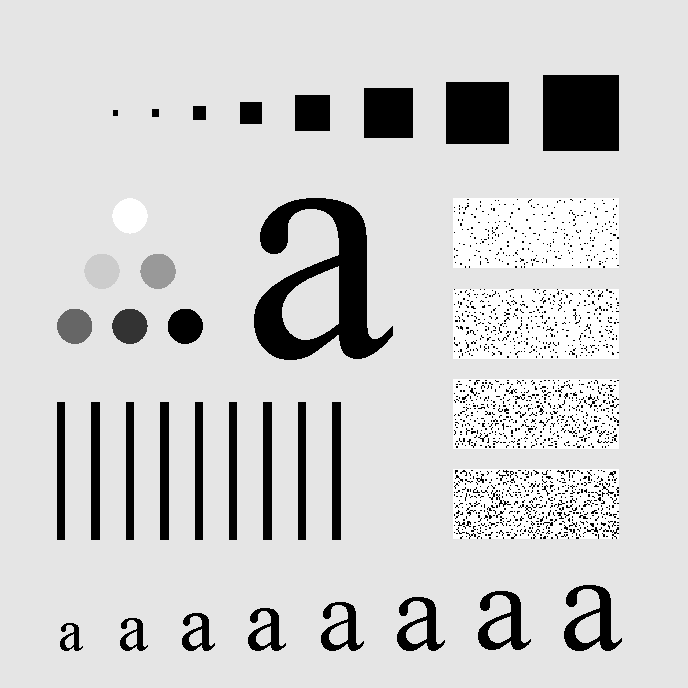
#> input picture Question_4/Characters Test Pattern 688x688.tif, 688 x 688 px
$ python 4_a.py
#> lines starting #> are read from the running program, lines starting #| are printed output that depends on the picture
import cv2
import numpy as np
import matplotlib.pyplot as plt


def butterworth_filter(image, cutoff_freq , order=2):
    hight = image.shape[0]
    width = image.shape[1]
    filter = np.zeros((hight, width), dtype= np.float32)
    for i in range(hight):
        for j in range(width):
            D = np.sqrt((i - hight / 2) ** 2 + (j - width / 2) ** 2)
            filter[i, j] = 1 / (1 + (D/ cutoff_freq)**(2*order))
    filter_image = image * filter
    filter_image = np.fft.ifft2(np.fft.ifftshift(filter_image))
    filter_image = np.abs(filter_image)
    return filter_image

def gaussian_filter(image, cutoff_freq):
    hight = image.shape[0]
    width = image.shape[1]
    filter = np.zeros((hight, width), np.float32)
    for i in range(hight):
        for j in range(width):
            D = np.sqrt((i - hight / 2) ** 2 + (j - width / 2) ** 2)
            filter[i, j] = np.exp(-D**2/(2*(cutoff_freq**2)))

    filter_image = image * filter
    filter_image = np.fft.ifft2(np.fft.ifftshift(filter_image))
    filter_image = np.abs(filter_image)
    return np.uint8(filter_image)

image = cv2.imread('./Characters Test Pattern 688x688.tif', 0)
#> image is the input picture: shape (688, 688); min 0, max 255, mean 207.3
plt.subplot(1,5,1)
plt.imshow(image, cmap='gray')
plt.title('Original Image')

gaussion_noise = np.random.normal(7, 13 , image.shape).astype(np.uint8)
image = cv2.add(image, gaussion_noise)
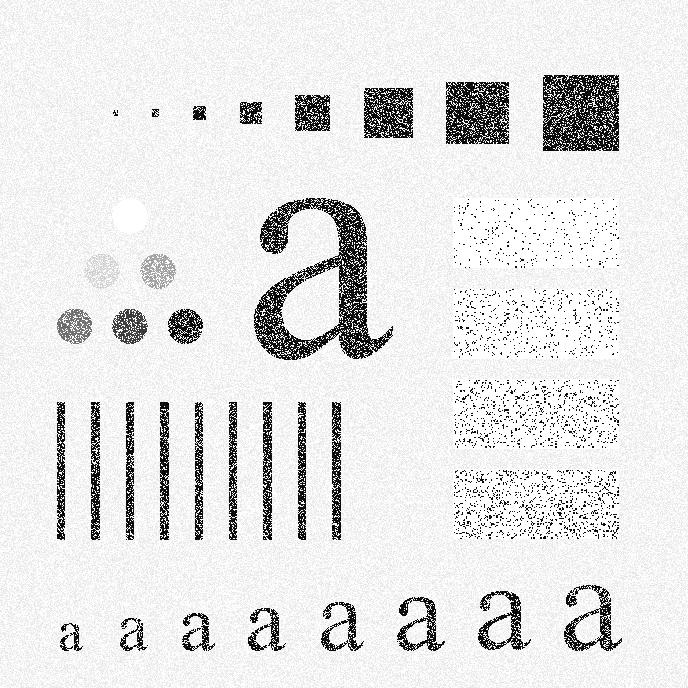
#> image: shape (688, 688); min 0, max 255, mean 227.9
plt.subplot(1,5,2)
plt.imshow(image, cmap='gray')
plt.title('Image with Gaussian Noise')

noisy_image_fft = np.fft.fftshift(np.fft.fft2(image))
plt.subplot(1,5,5)
plt.imshow(np.log(1 + np.abs(noisy_image_fft)), cmap='gray')
plt.title('FFT of Noisy Image')


gaussian_filtered_image = gaussian_filter(noisy_image_fft, 20)
#> after the loop in gaussian_filter, `for i in range(hight):`:
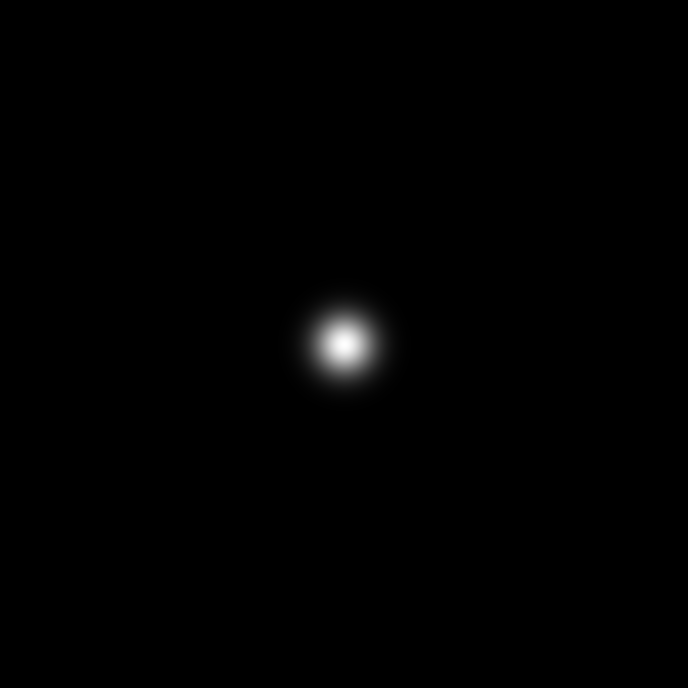
#> filter: shape (688, 688) float32; min 0, max 1, mean 0.00531
#> in gaussian_filter, `filter_image = np.abs(filter_image)`:
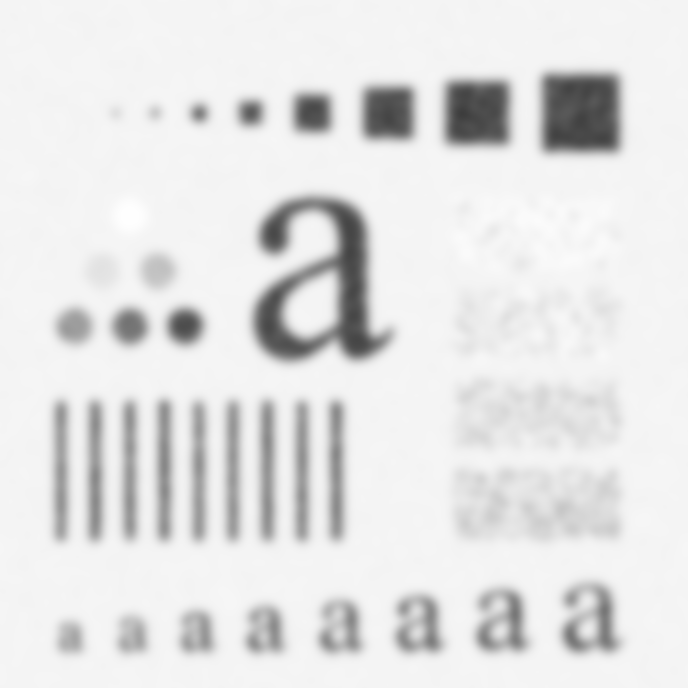
#> filter_image: shape (688, 688) float64; min 61.37, max 254.9, mean 227.9
plt.subplot(1,5,3)
plt.imshow(gaussian_filtered_image, cmap='gray')
plt.title('Gaussian Filtered Image')

butterworth_filtered_image = butterworth_filter(noisy_image_fft, 25, 2)
#> in butterworth_filter, `filter_image = np.abs(filter_image)`:
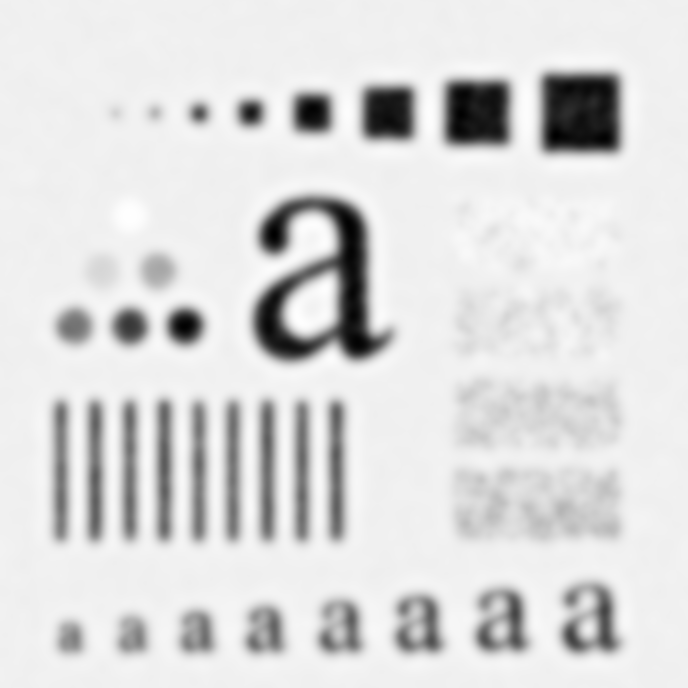
#> filter_image: shape (688, 688) float64; min 53.85, max 256.3, mean 227.9; drawn with min black and max white
plt.subplot(1,5,4)
plt.imshow(butterworth_filtered_image, cmap='gray')
plt.title('Butterworth Filtered Image')
plt.show()
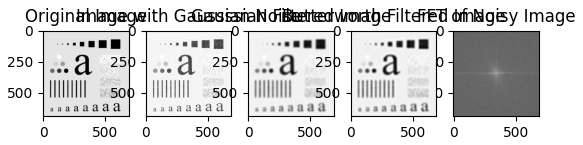
#> figure drawn by matplotlib, 5 panels
